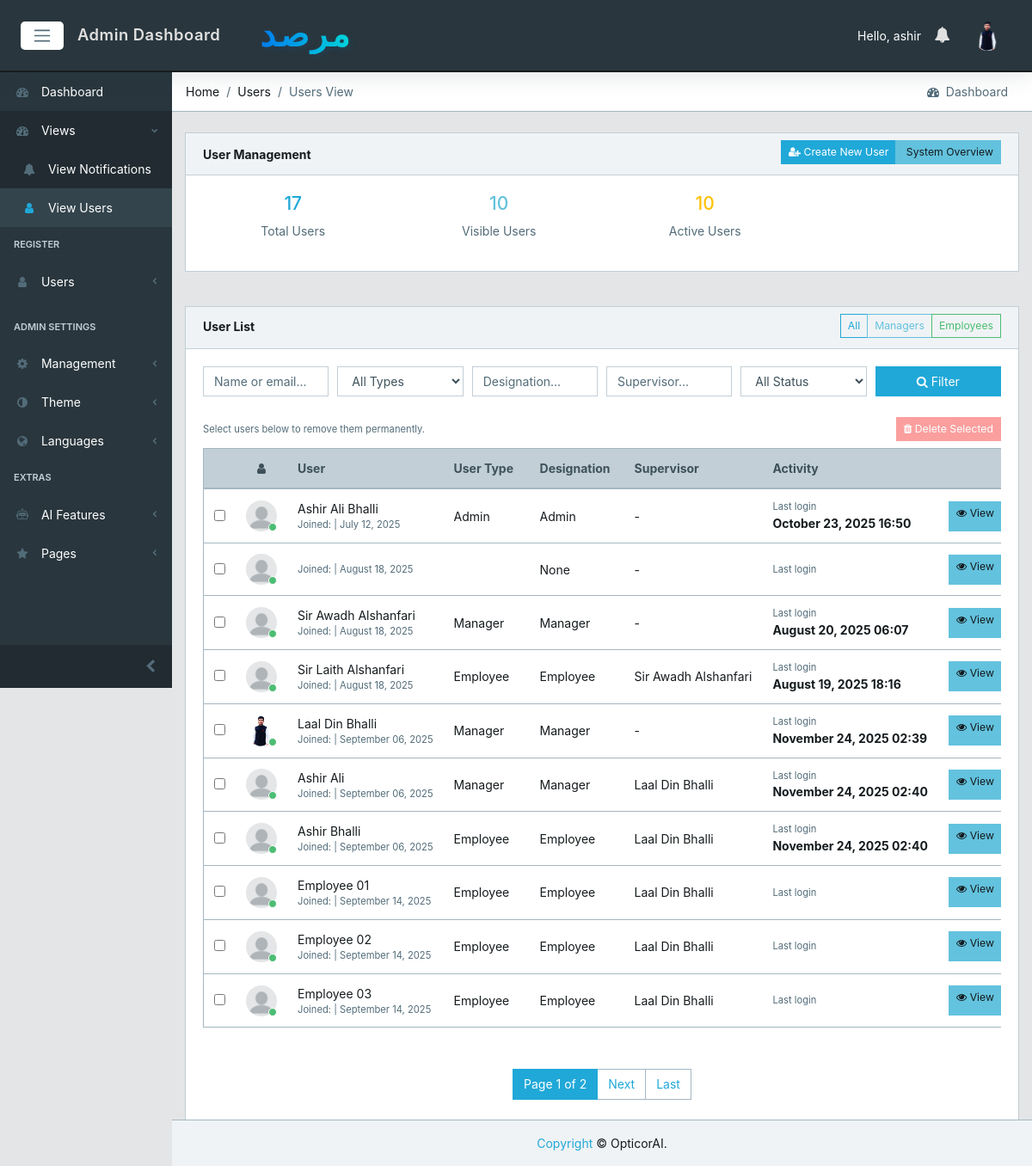
The app's page /users/ (signed in), older data.
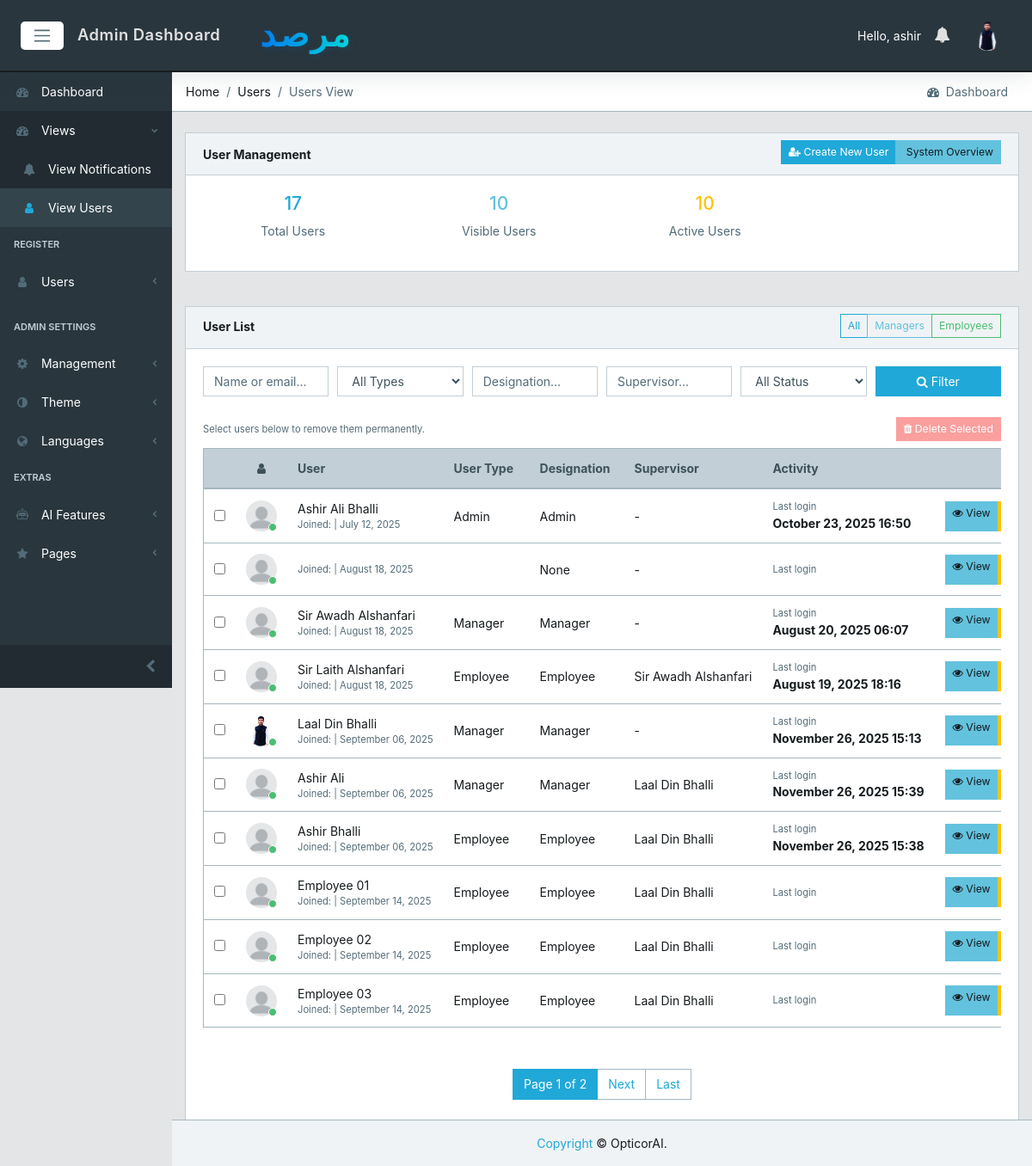
The same page, newer data.
### core/models.py (models this page shows, shortened)
class CustomUser(AbstractUser):
    email = models.EmailField(unique=True)  # Make email unique for authentication
    user_type = models.CharField(max_length=15, choices=USER_TYPE_CHOICES, db_index=True)
    designation = models.CharField(max_length=100, blank=True, null=True)
    created_by = models.ForeignKey('self', on_delete=models.SET_NULL, null=True, blank=True, related_name='created_users')
    created_date = models.DateField(auto_now_add=True)
    created_time = models.TimeField(auto_now_add=True)
    under_supervision = models.ForeignKey('self', on_delete=models.SET_NULL, null=True, blank=True, related_name='supervised_users')
    avatar = models.ImageField(upload_to='core/avatar', blank=True, null=True)
    @property
    def avatar_url(self):
        try:
            if self.avatar:
                url = getattr(self.avatar, 'url', None)
                if url and ('cloudinary' in url or 'res.cloudinary.com' in url):
                    return url
                avatar_path = getattr(self.avatar, 'path', None)
                if avatar_path and os.path.isfile(avatar_path) and url:
                    return url
        except Exception:
            pass
        return static('core/img/avatar/blank_profile.png')

### core/views.py (the view, shortened to what this page needs)
# urls.py: path('users/', views.UsersView.as_view(), name='users'),
class UsersView(LoginRequiredMixin, View):
    def get(self, request):
        user = request.user
        if user.user_type == 'admin':
            users = CustomUser.objects.select_related('under_supervision').exclude(id=user.id)
        elif user.user_type == 'manager':
            users = CustomUser.objects.select_related('under_supervision').filter(under_supervision=user)
        else:
            messages.error(request, 'You do not have permission to view users.')
            return redirect('core:dashboard')
        search_query = request.GET.get('search', '')
        user_type_filter = request.GET.get('user_type', '')
        designation_filter = request.GET.get('designation', '')
        supervisor_filter = request.GET.get('supervisor', '')
        active_filter = request.GET.get('active', '')
        users = users.annotate(full_name=Concat('first_name', V(' '), 'last_name'))
        if user_type_filter:
            users = users.filter(user_type=user_type_filter)
        if designation_filter:
            users = users.filter(designation__icontains=designation_filter)
        if supervisor_filter:
            users = users.filter(
                Q(under_supervision__first_name__icontains=supervisor_filter) |
                Q(under_supervision__last_name__icontains=supervisor_filter)
            )
        if active_filter == 'active':
            users = users.filter(is_active=True)
        elif active_filter == 'inactive':
            users = users.filter(is_active=False)
        paginator = Paginator(users, 10)
        page_number = request.GET.get('page')
        page_obj = paginator.get_page(page_number)
        context = {
            'users': page_obj,
            'total_users': users.count(),
            'search_query': search_query,
            'user_type_filter': user_type_filter,
            'designation_filter': designation_filter,
            'supervisor_filter': supervisor_filter,
            'active_filter': active_filter,
        }
        return render(request, 'core/users.html', context)

### core/context_processors.py (called while the page is built)
def logged_user_processor(request):
    if request.user.is_authenticated:
        try:
            logged_user = CustomUser.objects.select_related('under_supervision').get(id=request.user.id)
            return {'logged_user': logged_user}
        except CustomUser.DoesNotExist:
            return {'logged_user': None}
    return {'logged_user': None}

def notifications_processor(request):
    if request.user.is_authenticated:
        cache_key = f"unread_count:{request.user.id}"
        unread_count = cache.get(cache_key)
        if unread_count is None:
            unread_count = Notification.objects.filter(recipient=request.user, read=False).count()
            cache.set(cache_key, unread_count, 15)  # short cache to keep badges fresh
        unread_notifications = (
            Notification.objects.select_related('sender')
            .filter(recipient=request.user, read=False)
            .order_by('-created_at')[:10]
        )
        return {
            'unread_notifications': unread_notifications,
            'unread_count': unread_count,
        }
    return {'unread_notifications': [], 'unread_count': 0}

### core/templates/core/users.html (shortened to what the changed rows need)
{% extends 'core/base.html' %}
{% load static %}
{% block content %}
<div class="container">
    <div class="animated fade-in">
        <div class="row">
            <div class="col-12 mb-3">
                <div class="card">
                    <div class="card-body">
                        <form method="post" action="{% url 'core:users-bulk-delete' %}" id="bulkDeleteForm">
                        <div class="table-responsive table-responsive-sm">
                            <table class="table table-responsive-sm table-hover table-outline mb-5" id="usersTable">
                                <thead class="thead-light">
                                <tr>
                                    {% if user.user_type == 'admin' %}
                                    <th>
                                    </th>
                                    {% endif %}
                                    <th class="text-center text-nowrap" style="min-width:60px;"><i class="fa fa-user"></i></th>
                                    <th class="text-nowrap" style="min-width:120px;">User</th>
                                    <th class="text-nowrap d-none d-sm-table-cell" style="min-width:100px;">User Type</th>
                                    <th class="text-nowrap d-none d-md-table-cell" style="min-width:110px;">Designation</th>
                                    <th class="text-nowrap d-none d-md-table-cell" style="min-width:110px;">Supervisor</th>
                                    <th class="text-nowrap d-none d-lg-table-cell" style="min-width:120px;">Activity</th>
                                    <th class="text-center text-nowrap" style="min-width:120px;">Actions</th>
                                </tr>
                            </thead>
                    <tbody>
                        {% for user1 in users %}
                        <tr>
                            {% if user.user_type == 'admin' %}
                            <td class="text-center align-middle">
                                <input type="checkbox" name="user_ids" value="{{ user1.id }}" class="user-select-checkbox">
                            </td>
                            {% endif %}
                            <td class="text-center text-nowrap" style="min-width:60px;">
                                <div class="avatar">
                                <img src="{{ user1.avatar_url }}" class="img-avatar" alt="img">
                                <span class="avatar-status badge-success"></span>
                                </div>
                            </td>
                            <td class="text-nowrap" style="min-width:120px;">
                                <div data-i18n-skip>{{ user1.get_full_name }}</div>
                                <div class="small text-muted">
                                <span>Joined:</span> | {{ user1.date_joined|date:"F d, Y" }}
                                </div>
                            </td>
                            <td class="text-nowrap d-none d-sm-table-cell" style="min-width:100px;">{{ user1.get_user_type_display }}</td>
                            <td class="text-nowrap d-none d-md-table-cell" style="min-width:110px;" data-i18n-skip>{{ user1.designation }}</td>
                            <td class="text-nowrap d-none d-md-table-cell" style="min-width:110px;" data-i18n-skip>{{ user1.under_supervision.get_full_name|default:'-' }}</td>
                            <td class="text-nowrap d-none d-lg-table-cell" style="min-width:120px;">
                                <div class="small text-muted">Last login</div>
                                <strong>{{ user1.last_login|date:"F d, Y H:i" }}</strong>
                            </td>
                            <td class="text-center text-nowrap" style="min-width:120px;">
                                <div class="btn-group" role="group">
                                    <a href="{% url 'core:user' user1.id %}" class="btn btn-sm btn-info">
                                        <i class="fa fa-eye"></i> View
                                    </a>
                                    {% if logged_user.user_type == 'admin' or user1.under_supervision == logged_user %}
                                    <a href="{% url 'core:edit-user-profile' user1.id %}" class="btn btn-sm btn-warning">
                                    </a>
                                    {% endif %}
                                </div>
                            </td>
                        </tr>
                        {% endfor %}
                    </tbody>
                </table>
            </div>
                        </form>
                    </div>
                </div>
            </div>
        </div>
    </div>
</div>
{% endblock %}

Row changes from the older to the newer data that the page shows:
changed CustomUser: last_login "November 24, 2025 02:39" → "November 26, 2025 15:13"
changed CustomUser "Ashir Ali": last_login "November 24, 2025 02:40" → "November 26, 2025 15:39"
changed CustomUser "Ashir Bhalli": last_login "November 24, 2025 02:40" → "November 26, 2025 15:38"
